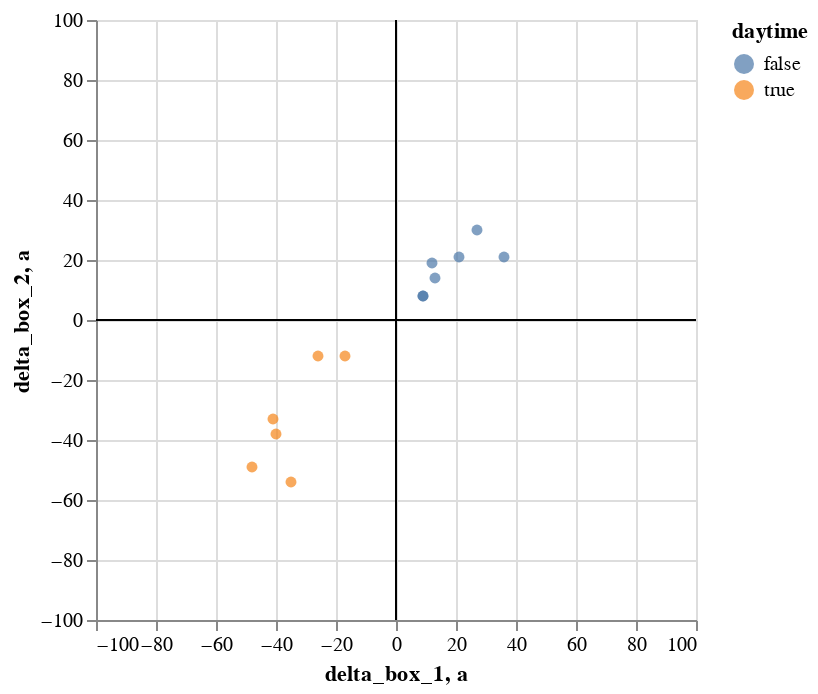

The notebook cell this image was saved under:
### Code cell
line_base = alt.Chart().transform_calculate(
    a = '0'
).mark_rule()
alt.Chart(stossel_df).mark_circle().encode(
    alt.X("delta_box_1:Q").scale(domain=[-100, 100]),
    alt.Y("delta_box_2:Q").scale(domain=[-100, 100]),
    alt.Color("daytime:N")
) + line_base.encode(x='a:Q') + line_base.encode(y='a:Q')

### Figure 1 — Vega-Lite specification as saved in the notebook (floating-point values rounded to 4 significant figures)
{"config": {"view": {"continuousWidth": 300, "continuousHeight": 300}}, "layer": [{"data": {"name": "data-002a4b05506670aced96d4a1581e70f3"}, "mark": {"type": "circle"}, "encoding": {"color": {"field": "daytime", "type": "nominal"}, "x": {"field": "delta_box_1", "scale": {"domain": [-100, 100]}, "type": "quantitative"}, "y": {"field": "delta_box_2", "scale": {"domain": [-100, 100]}, "type": "quantitative"}}}, {"data": {"name": "empty"}, "mark": {"type": "rule"}, "encoding": {"x": {"field": "a", "type": "quantitative"}}, "transform": [{"calculate": "0", "as": "a"}]}, {"data": {"name": "empty"}, "mark": {"type": "rule"}, "encoding": {"y": {"field": "a", "type": "quantitative"}}, "transform": [{"calculate": "0", "as": "a"}]}], "$schema": "https://vega.github.io/schema/vega-lite/v5.16.3.json", "datasets": {"data-002a4b05506670aced96d4a1581e70f3": [{"date_time": "20230204 07:55:00", "delta_box_1": 21.0, "delta_box_2": 21.0, "time": "2023-02-04T07:55:00", "time_previous": "2023-02-03T16:26:00", "delta_box_mean": 21.0, "delta_box_mean_mm": 0.02106, "daytime": false}, {"date_time": "20230204 16:30:00", "delta_box_1": -48.0, "delta_box_2": -49.0, "time": "2023-02-04T16:30:00", "time_previous": "2023-02-04T07:55:00", "delta_box_mean": -48.5, "delta_box_mean_mm": -0.04865, "daytime": true}, {"date_time": "20230205 08:02:00", "delta_box_1": 13.0, "delta_box_2": 14.0, "time": "2023-02-05T08:02:00", "time_previous": "2023-02-04T16:30:00", "delta_box_mean": 13.5, "delta_box_mean_mm": 0.01354, "daytime": false}, {"date_time": "20230207 17:28:00", "delta_box_1": -35.0, "delta_box_2": -54.0, "time": "2023-02-07T17:28:00", "time_previous": "2023-02-07T12:28:00", "delta_box_mean": -44.5, "delta_box_mean_mm": -0.04463, "daytime": true}, {"date_time": "20230210 08:00:00", "delta_box_1": 12.0, "delta_box_2": 19.0, "time": "2023-02-10T08:00:00", "time_previous": "2023-02-09T17:00:00", "delta_box_mean": 15.5, "delta_box_mean_mm": 0.01555, "daytime": false}, {"date_time": "20230210 17:30:00", "delta_box_1": -26.0, "delta_box_2": -12.0, "time": "2023-02-10T17:30:00", "time_previous": "2023-02-10T08:00:00", "delta_box_mean": -19.0, "delta_box_mean_mm": -0.01906, "daytime": true}, {"date_time": "20230211 08:00:00", "delta_box_1": 27.0, "delta_box_2": 30.0, "time": "2023-02-11T08:00:00", "time_previous": "2023-02-10T17:30:00", "delta_box_mean": 28.5, "delta_box_mean_mm": 0.02859, "daytime": false}, {"date_time": "20230211 17:30:00", "delta_box_1": -41.0, "delta_box_2": -33.0, "time": "2023-02-11T17:30:00", "time_previous": "2023-02-11T08:00:00", "delta_box_mean": -37.0, "delta_box_mean_mm": -0.03711, "daytime": true}, {"date_time": "20230212 17:10:00", "delta_box_1": -40.0, "delta_box_2": -38.0, "time": "2023-02-12T17:10:00", "time_previous": "2023-02-12T07:15:00", "delta_box_mean": -39.0, "delta_box_mean_mm": -0.03912, "daytime": true}, {"date_time": "20230213 07:50:00", "delta_box_1": 9.0, "delta_box_2": 8.0, "time": "2023-02-13T07:50:00", "time_previous": "2023-02-12T17:10:00", "delta_box_mean": 8.5, "delta_box_mean_mm": 0.008526, "daytime": false}, {"date_time": "20230217 07:50:00", "delta_box_1": 9.0, "delta_box_2": 8.0, "time": "2023-02-17T07:50:00", "time_previous": "2023-02-16T17:28:00", "delta_box_mean": 8.5, "delta_box_mean_mm": 0.008526, "daytime": false}, {"date_time": "20230217 17:05:00", "delta_box_1": -17.0, "delta_box_2": -12.0, "time": "2023-02-17T17:05:00", "time_previous": "2023-02-17T07:50:00", "delta_box_mean": -14.5, "delta_box_mean_mm": -0.01454, "daytime": true}, {"date_time": "20230218 08:10:00", "delta_box_1": 36.0, "delta_box_2": 21.0, "time": "2023-02-18T08:10:00", "time_previous": "2023-02-17T17:05:00", "delta_box_mean": 28.5, "delta_box_mean_mm": 0.02859, "daytime": false}], "empty": [{}]}}
